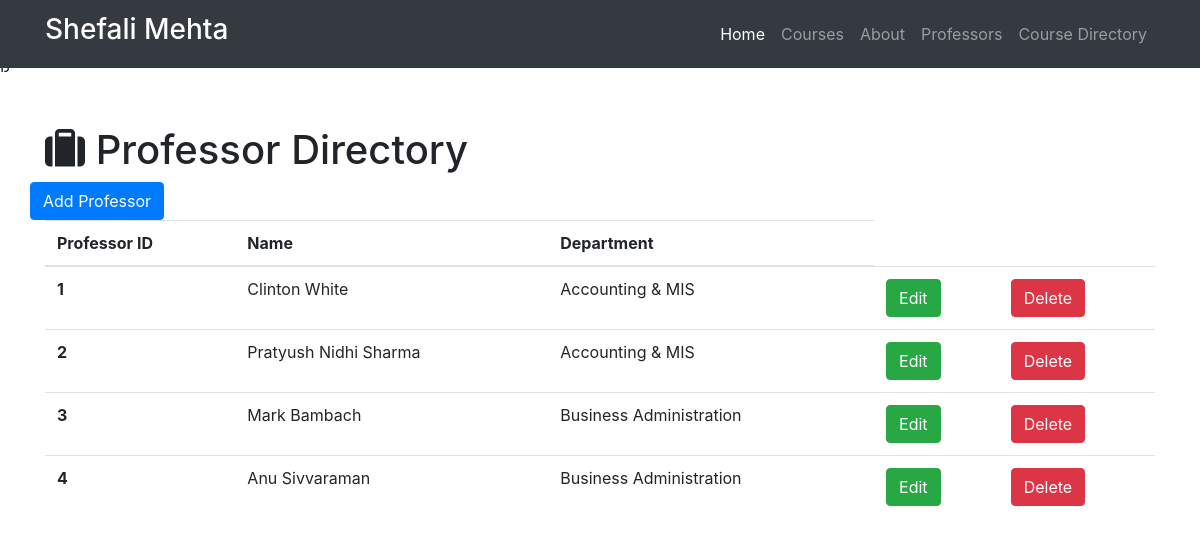
The app's page /professors with its own data.
### resume.py (models this page shows)
class Professor(db.Model):
    __tablename__ = 'professors'
    id = db.Column(db.Integer, primary_key=True)
    name = db.Column(db.String(64))
    department = db.Column(db.Text)
    courses = db.relationship('Course', backref='professor')

### resume.py (the view)
@app.route('/professors')
def show_all_professors():
    professors = Professor.query.all()
    return render_template('professor-all.html', professors=professors)

### templates/professor-all.html (shortened to what this page needs)
ß{% extends "base.html" %}
{% block head%}
  {{super()}}
{% endblock %}
{% block page_content %}
<div class="container">
   <h1 class="mt-5"><i class="fa fa-suitcase" aria-hidden="true"></i> Professor Directory</h1>
  <div class="row bottom-margin">
    <a href="/professors/add" class="btn btn-primary" role="button" aria-disabeled="true">Add Professor</a>
  </div>
{% if professors %}
  <table class="table">
    <thead>
      <tr>
        <th>Professor ID</th>
        <th>Name</th>
        <th>Department</th>
      </tr>
    </thead>
    <tbody>
  {% for professor in professors %}
  <tr>
        <th scope="row">{{professor.id}}</th>
        <td>{{professor.name}}</td>
        <td>{{professor.department}}</td>
        <td>
          <a href="/professors/edit/{{professor.id}}" class ="btn btn-success" role="button" aria-disabled="true"> Edit</a>
        </td>
        <td>
         <a href="/professors/delete/{{professor.id}}" class ="btn btn-danger" role="button" aria-disabled="true"> Delete</a>
       </td>
  </tr>
   {% endfor %}
 </tbody>
</table>
{% else %}
<h3>No professors listed.</h3>
{% endif %}
</div>
{% endblock %}

### templates/base.html (shortened to what this page needs)
<!DOCTYPE html>
<html>
  <head>
    {% block head %}
    <link rel="stylesheet" href="https://maxcdn.bootstrapcdn.com/bootstrap/4.0.0-beta.2/css/bootstrap.min.css">
    {% endblock %}
  </head>
  <body>
  <nav class="navbar navbar-expand-lg navbar-dark bg-dark fixed-top">
    <div class="container">
      <a class="navbar-brand" href="/">
         <h3>Shefali Mehta</h3>
       </a>
      <div class="collapse navbar-collapse" id="navbarResponsive">
        <ul class="navbar-nav ml-auto">
          <li class="nav-item active">
            <a class="nav-link" href="/">Home
             </a>
          </li>
          <li class="nav-item">
            <a class="nav-link" href="/courses">Courses</a>
          </li>
          <li class="nav-item">
            <a class="nav-link" href="/about">About</a>
          </li>
          <li class="nav-item">
            <a class="nav-link" href="/professors">Professors</a>
          </li>
          <li class="nav-item">
            <a class="nav-link" href="/course-directory">Course Directory</a>
          </li>
        </ul>
      </div>
    </div>
  </nav>
  {% block page_content %}
  {% endblock %}
</body>
</html>

### templates/professor-all.html (style rules this page uses)
body { padding-top: 54px; }

### records on screen
Professor: id "1", name "Clinton White", department "Accounting & MIS"
Professor: id "2", name "Pratyush Nidhi Sharma", department "Accounting & MIS"
Professor: id "3", name "Mark Bambach", department "Business Administration"
Professor: id "4", name "Anu Sivvaraman", department "Business Administration"
